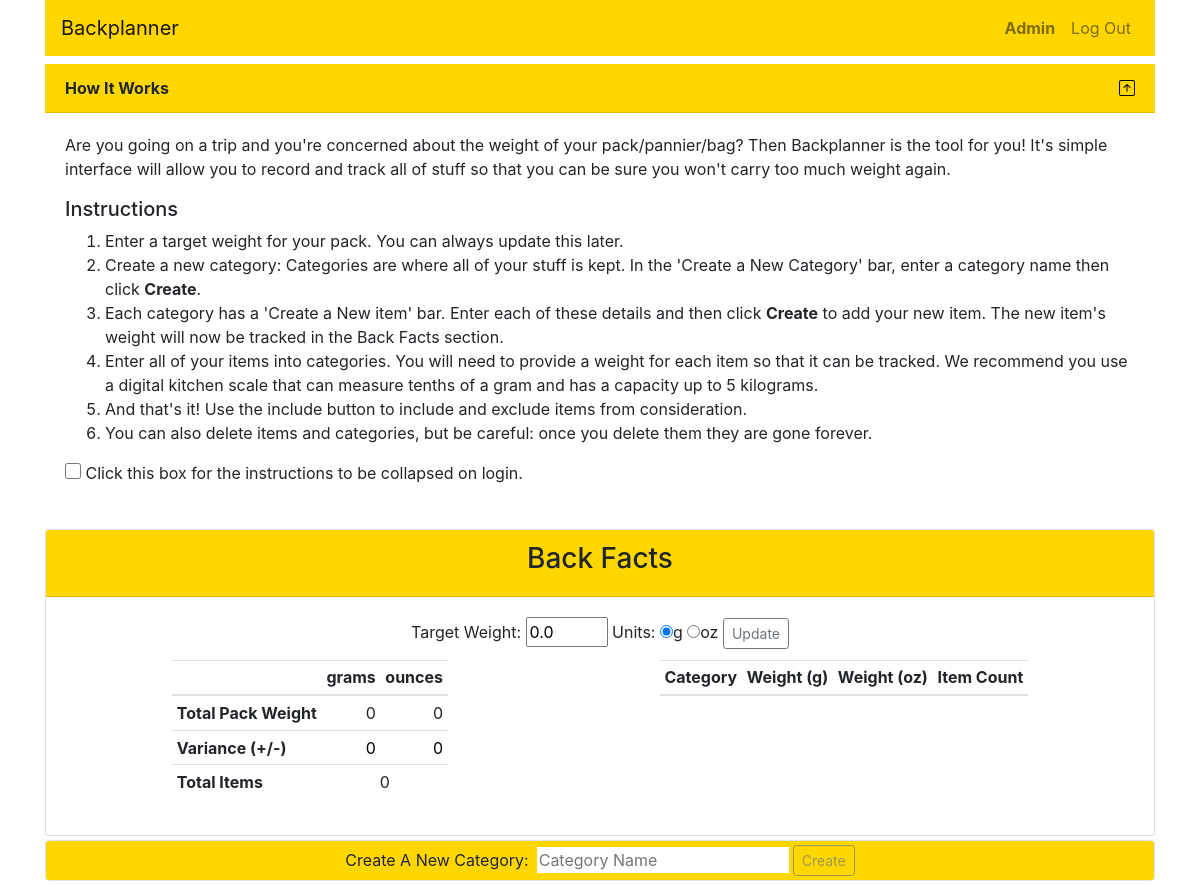
Screenshot of / (signed in) with the database file from the repository.
### backplanner/models.py (models this page shows)
class User(AbstractUser):
    visited = models.BooleanField(default=False)
    weight = models.DecimalField(max_digits=6, decimal_places=1, default=0.0)
    units = models.CharField(max_length=6, default="grams")

### backplanner/views.py (the view)
# urls.py: path('', views.index, name='index'),
def index(request):
    categories = Item.objects.filter(user=request.user.id).values_list('category', flat=True).distinct()
    items = Item.objects.filter(user=request.user.id)
    categorySubG = Item.objects.filter(user=request.user.id).values('category').annotate(total_g=Sum('grams'))
    categorySubOz = Item.objects.filter(user=request.user.id).values('category').annotate(total_oz=Sum('ounces'))
    categorySubCt = Item.objects.filter(user=request.user.id).values('category').annotate(total_ct=Sum('quantity'))
    return render(request, "index.html", {
        "categories": categories,
        "items": items,
        "grams": categorySubG,
        "ounces": categorySubOz,
        "counts": categorySubCt
    })

### backplanner/templates/index.html (shortened to what this page needs)
{% extends "layout.html" %}
{% block body %}
<div class="card my-2 rounded-0" style="border:none">
    <div class="card-header d-flex justify-content-between rounded-0" style="background-color: gold;">
        <strong>How It Works</strong>
        <a href="#howItWorksCollapse" data-toggle="collapse" role="button" aria-expanded="false" aria-controls="howItWorksCollapse"><i class="bi bi-arrow-{% if user.visited %}down{% else %}up{% endif %}-square" id="howItWorksExpand" style="color:black;"></i></a>
    </div>
    <div class="card-body collapse {% if not user.visited %}show{% endif %}" id="howItWorksCollapse">
        <p>Are you going on a trip and you're concerned about the weight of your pack/pannier/bag? Then Backplanner is the tool for you! It's simple interface will allow you to record and track all of stuff so that you can be sure you won't carry too much weight again.</p>
        <h5>Instructions</h5>
        <ol>
            <li>Enter a target weight for your pack. You can always update this later.</li>
            <li>Create a new category: Categories are where all of your stuff is kept. In the 'Create a New Category' bar, enter a category name then click <strong>Create</strong>.</li>
            <li>Each category has a 'Create a New item' bar. Enter each of these details and then click <strong>Create</strong> to add your new item. The new item's weight will now be tracked in the Back Facts section.</li>
            <li>Enter all of your items into categories. You will need to provide a weight for each item so that it can be tracked. We recommend you use a digital kitchen scale that can measure tenths of a gram and has a capacity up to 5 kilograms.</li>
            <li>And that's it! Use the include button to include and exclude items from consideration.</li>
            <li>You can also delete items and categories, but be careful: once you delete them they are gone forever.</li>
        </ol>
        {% if user.is_authenticated %}
        <p><input type="checkbox" id="confirmCollapse" {% if user.visited %}checked{% endif %}> Click this box for the instructions to be collapsed on login.</p>
    </div>
</div>
<div class="card">
    <div class="card-header d-flex justify-content-center" style="background-color: gold;">
        <h3>Back Facts</h3>
    </div>
    <div class="card-body">
        <div class="d-flex justify-content-center">
            <form id="packWeight">
                <label for="targetWeight">Target Weight: <input type="text" id="targetWeight" data-value="{{ user.weight }}" placeholder="0" min="0" size="3" value="{{ user.weight }}" autofocus> Units: <input type="radio" name="targetUnits" id="total-grams" value="grams" {% if user.units == "grams" %}checked {% endif %}><label for="grams">g</label> <input type="radio" name="targetUnits" id="total-ounces" value="ounces" {% if user.units == "ounces" %} checked {% endif %}><label for="ounces">oz</label></label>
                <input type="submit" value="Update" id="update-weight" class="btn btn-outline-secondary btn-sm">
            </form>
        </div>
        <div class="d-flex justify-content-around">
            <div>
                <table class="table table-sm table-hover">
                    <thead>
                        <tr>
                            <th scope="col"></th>
                            <th scope="col">grams</th>
                            <th scope="col">ounces</th>
                        </tr>
                    </thead>
                    <tbody>
                        <tr>
                            <th scope="row">Total Pack Weight</th>
                            <td id="total-g" style="text-align: right;">0</td>
                            <td id="total-oz" style="text-align: right;">0</td>
                        </tr>
                        <tr>
                            <th scope="row">Variance (+/-)</th>
                            <td id="var-g" style="text-align: right;">0</td>
                            <td id="var-oz" style="text-align: right;">0</td>
                        </tr>
                        <tr>
                            <th scope="row">Total Items</th>
                            <td id="total-item" colspan="2" style="text-align: center;">0</td>
                        </tr>
                    </tbody>
                </table>
            </div>
            <div>
            <table class="table table-hover table-sm" id="cat-table">
                <thead>
                    <tr>
                        <th scope="col">Category</th>
                        <th scope="col">Weight (g)</th>
                        <th scope="col">Weight (oz)</th>
                        <th scope="col">Item Count</th>
                    </tr>
                </thead>
            </table>
            </div>
        </div>
    </div>
</div>
<div id="categories">
    <div class="border rounded my-1 py-1 d-flex justify-content-center align-items-center" style="background-color:gold" id="category-generator">
        <span>Create A New Category: </span>
        <input type="text" name="create-category" id="create-category" class="ml-2" placeholder="Category Name" style="border: 0;">
        <input type="submit" value="Create" id="category-submit" class="ml-1 btn btn-outline-secondary btn-sm" disabled>
    </div>
</div>
{% endif %}
{% endblock %}

### backplanner/templates/layout.html (shortened to what this page needs)
{% load static %}
<!DOCTYPE html>
<html lang="en">
    <head>
        <link rel="stylesheet" href="https://cdn.jsdelivr.net/npm/bootstrap@4.5.3/dist/css/bootstrap.min.css">
        <link rel="stylesheet" href="https://cdn.jsdelivr.net/npm/bootstrap-icons@1.3.0/font/bootstrap-icons.css">
        <link href="{% static 'backplanner/styles.css' %}" rel="stylesheet">
    </head>
    <body>
        <div class="container">
            <nav class="navbar navbar-expand-lg navbar-light d-flex justify-content-between" style="background-color:gold">
                <a class="navbar-brand" href="{% url 'index' %}">Backplanner</a>
                <div>
                    <ul class="navbar-nav">
                        {% if user.is_authenticated %}
                            <li class="nav-item">
                                <a class="nav-link" href="#"><strong>{{ user|capfirst }}</strong></a>
                            </li>
                            <li class="nav-item">
                                <a class="nav-link" href="{% url 'logout' %}">Log Out</a>
                            </li>
                        {% endif %}
                    </ul>
                </div>
            </nav>
        </div>
        <div class="body container">
            {% block body %}
            {% endblock %}
        </div>
    </body>
</html>

### backplanner/static/backplanner/styles.css (style rules this page uses)
input[type=checkbox] { height: 1em; width: 1em; }

### rows the page displays
User: username "Admin", weight "0.0", units "☑"
